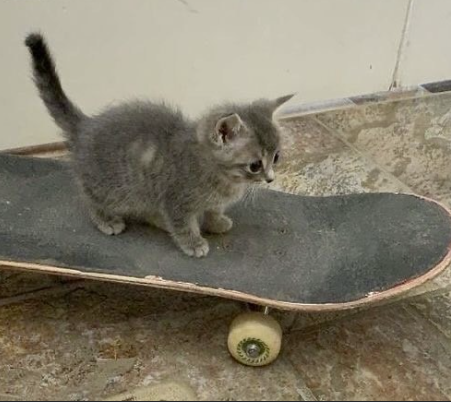
#> input picture An4/Sem1/ProcSemn/pisicaaaa.png, 451 x 402 px
$ jupyter execute miaumiau.ipynb
#> lines starting #> are read from the running program, lines starting #| are printed output that depends on the picture
[cell 1]
import cv2
import numpy as np
import matplotlib.pyplot as plt
from numpy.fft import fft2, ifft2, fftshift, ifftshift

[cell 2]
# Read the uploaded image

image_path = './pisicaaaa.png'
image = cv2.imread(image_path, cv2.IMREAD_GRAYSCALE)
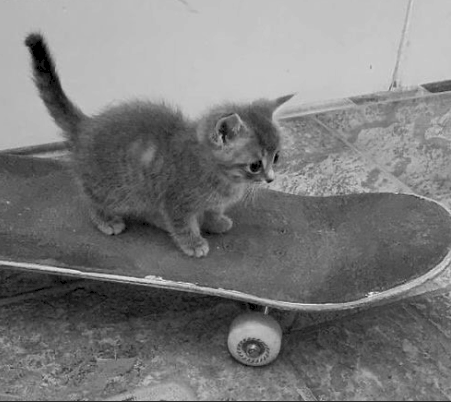
#> image: shape (402, 451); min 0, max 237, mean 123.2


image_orig = image.copy()
kernel_size = (21, 21)
sigma = 21

blurred_image_kernel = cv2.GaussianBlur(image, kernel_size, sigma)
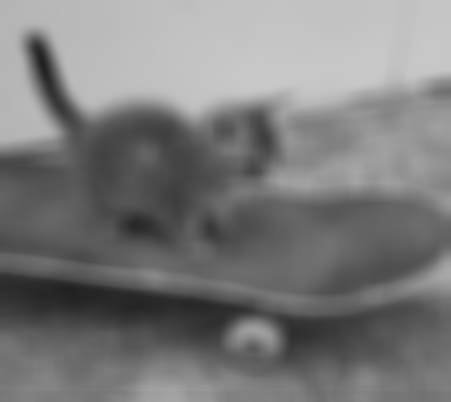
#> blurred_image_kernel: shape (402, 451); min 32, max 200, mean 123.3

f_transform = fftshift(fft2(image))


def generate_2d_gaussian_kernel(height, width, sigma):
#> called with height = 402, width = 451, sigma = 21
    kernel = np.zeros((height, width))
    center = (height // 2, width // 2)
    for i in range(height):
        for j in range(width):
            kernel[i, j] = np.exp(
                -((i - center[0]) ** 2 + (j - center[1]) ** 2) / (2 * sigma**2)
            )

    return kernel

mask = generate_2d_gaussian_kernel(image.shape[0], image.shape[1], sigma)


f_transform_masked = f_transform * mask
blurred_image_fft = np.abs(np.real(ifft2(ifftshift(f_transform_masked)))).astype(np.uint8)
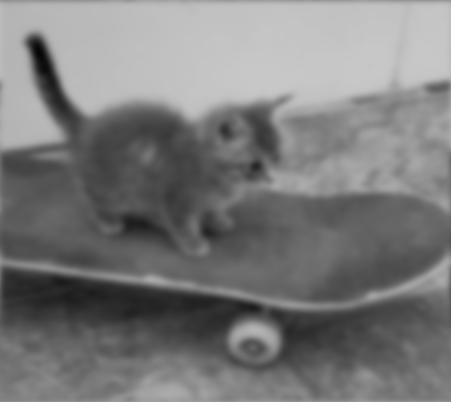
#> blurred_image_fft: shape (402, 451); min 5, max 199, mean 122.7


def get_fft(img):
    image = 10 * np.log10(np.abs(np.real(fftshift(fft2(img)))) + 1e-10)
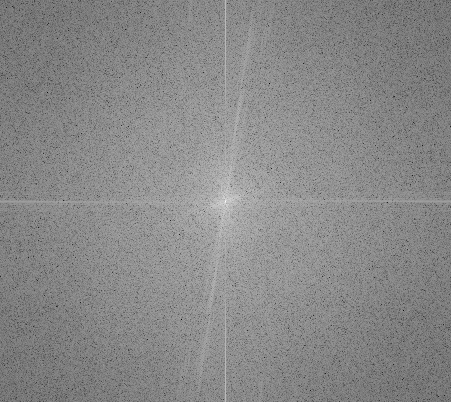
#> image: shape (402, 451) float64; min -23.02, max 73.49, mean 28.7; drawn with min black and max white

    real_part_normalized = (image - np.min(image)) / (np.max(image) - np.min(image))
    real_part_scaled = (real_part_normalized * 255).astype(np.uint8)
    return real_part_scaled

fig, axes = plt.subplots(2, 3, figsize=(18, 12))

axes[0, 0].imshow(image_orig, cmap='gray')
axes[0, 0].set_title('Original Image')

axes[0, 1].imshow(blurred_image_kernel, cmap='gray')
axes[0, 1].set_title('Blurred Image with Kernel')

axes[0, 2].imshow(blurred_image_fft, cmap='gray')
axes[0, 2].set_title('Blurred Image with FFT')

axes[1, 0].imshow(get_fft(image_orig), cmap='gray')
axes[1, 0].set_title('Spectrum of Original Image')

axes[1, 1].imshow(get_fft(blurred_image_kernel), cmap='gray')
#> in get_fft (call 2), `image = 10 * np.log10(np.abs(np.real(fftshift(fft2(img)))) + 1e-10)`:
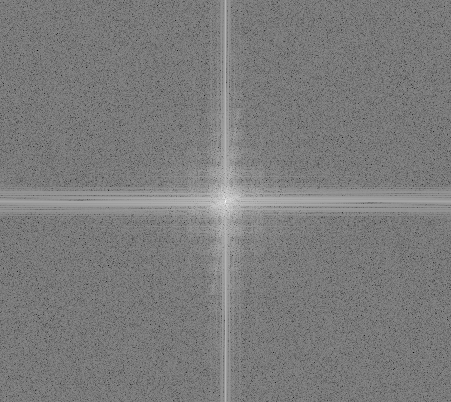
#> image: shape (402, 451) float64; min -34.76, max 73.49, mean 18; drawn with min black and max white
axes[1, 1].set_title('Spectrum Blur with Kernel')

axes[1, 2].imshow(get_fft(blurred_image_fft), cmap='gray')
#> in get_fft (call 3), `image = 10 * np.log10(np.abs(np.real(fftshift(fft2(img)))) + 1e-10)`:
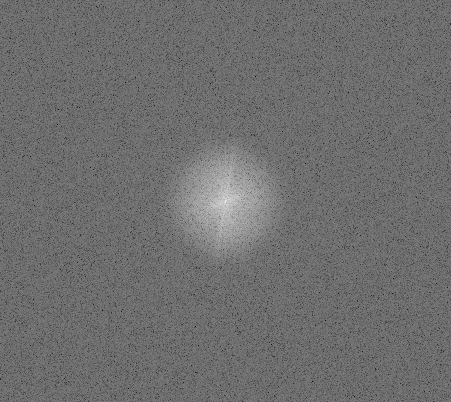
#> image: shape (402, 451) float64; min -25.68, max 73.47, mean 17.3; drawn with min black and max white
axes[1, 2].set_title('Spectrum Blurr with FFT')


plt.tight_layout()
plt.show()
